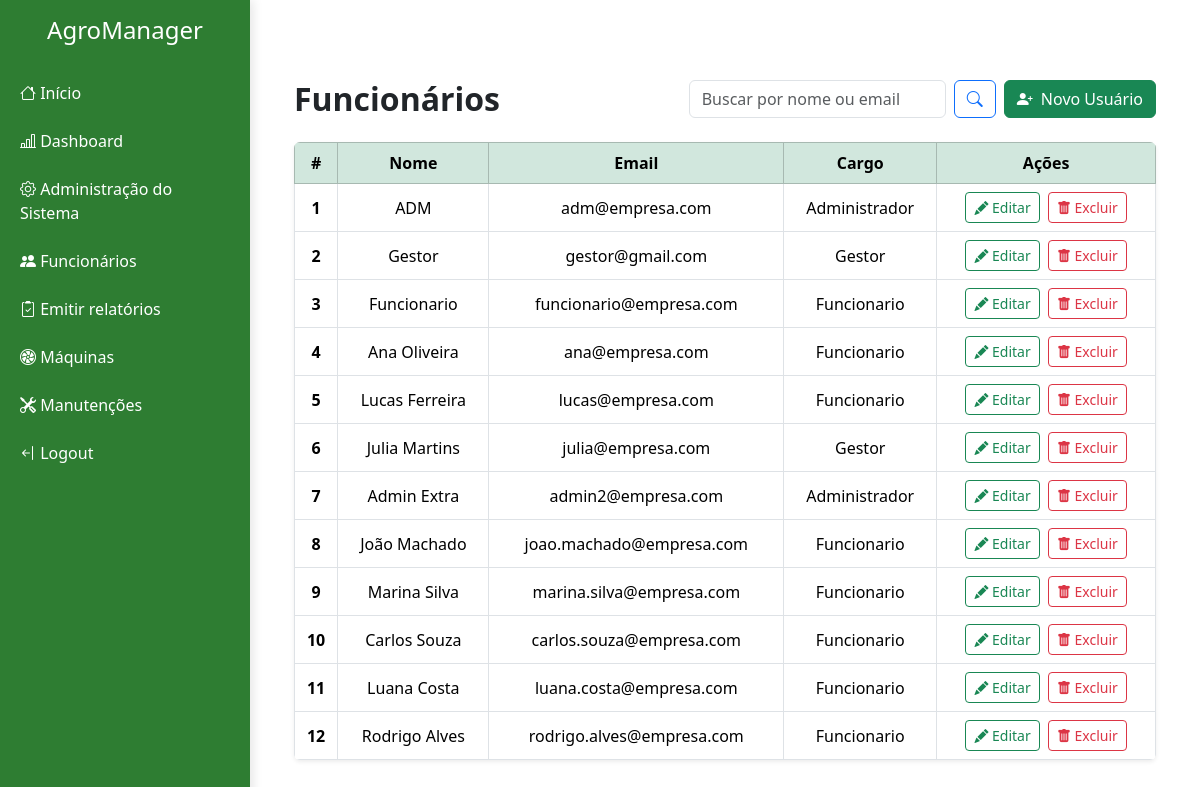
/inicio/listar-usuarios/ (signed in), run on an earlier commit of the app's database.
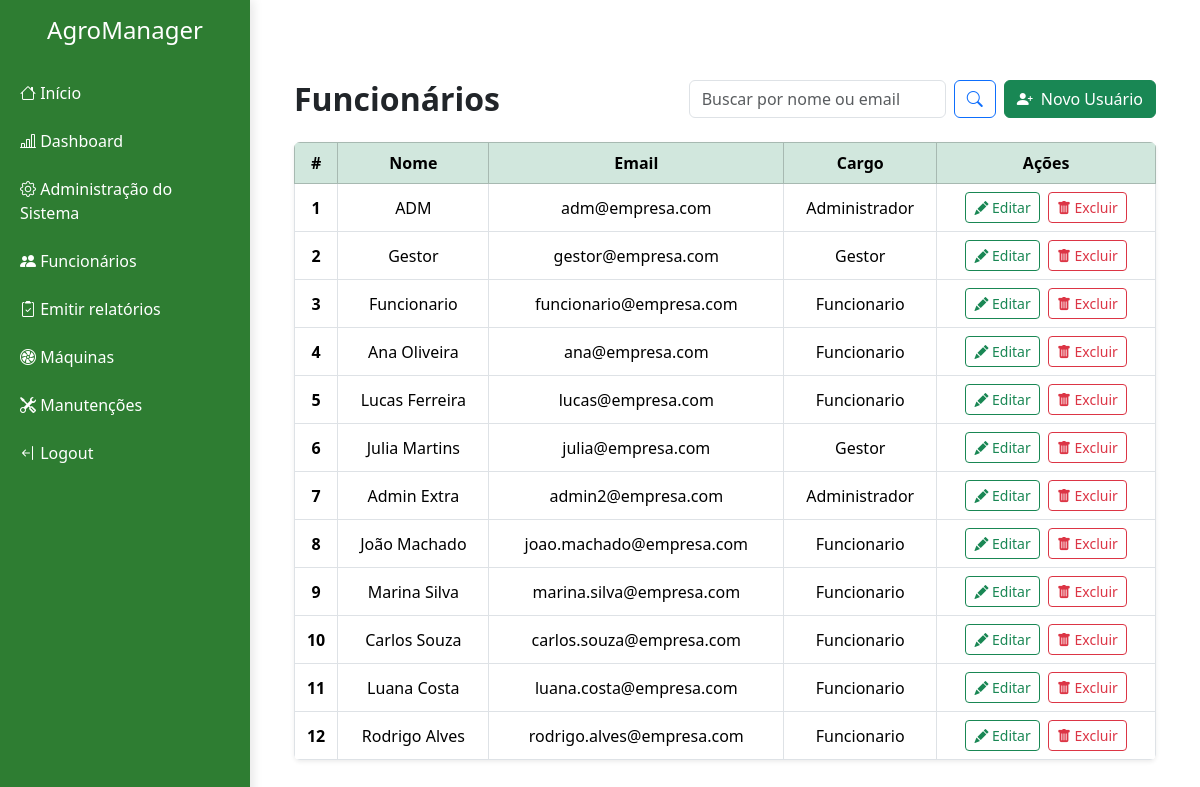
And on a later commit of the database.
### login/models.py (models this page shows, shortened)
class User(AbstractBaseUser, PermissionsMixin):
    email = models.EmailField(unique=True)
    nome = models.CharField(max_length=255)
    cargo = models.ForeignKey(Cargo, on_delete=models.SET_NULL, null=True, blank=True)
    is_active = models.BooleanField(default=True)
    is_staff = models.BooleanField(default=False)
    def has_permissao(self, nome_permissao):
        if self.cargo:
            return self.cargo.permissoes.filter(nome=nome_permissao).exists()
        return False
    objects = UserManager()
    USERNAME_FIELD = "email"
    REQUIRED_FIELDS = ["nome"]
    class Meta:
        verbose_name = "Usuário"
        verbose_name_plural = "Usuários"

class Cargo(models.Model):
    nome = models.CharField(max_length=100)
    desc = models.TextField(blank=True)
    permissoes = models.ManyToManyField(Permissao, blank=True)
    class Meta:
        verbose_name = "Cargo"
        verbose_name_plural = "Cargos"

### gerirUsuarios/views.py (the view)
# urls.py: path("listar-usuarios/", UsuarioListView.as_view(), name="listar_usuarios"),
class UsuarioListView(PermissaoRequiredMixin, ListView):
    model = User
    template_name = "paginas/usuarios/listar_usuarios.html"
    context_object_name = "usuarios"
    permissao_necessaria = "gerenciar_usuarios"
    def get_queryset(self):
        queryset = super().get_queryset()
        busca = self.request.GET.get("q", "")
        if busca:
            queryset = queryset.filter(
                Q(nome__icontains=busca) | Q(email__icontains=busca)
            )
        return queryset
    def get_context_data(self, **kwargs):
        context = super().get_context_data(**kwargs)
        context["q"] = self.request.GET.get("q", "")
        return context

### login/mixins.py (called while the page is built)
    def dispatch(self, request, *args, **kwargs):
        if not request.user.is_authenticated:
            return redirect_to_login(request.get_full_path())
        if self.permissao_necessaria and not request.user.has_permissao(
            self.permissao_necessaria
        ):
            return render(request, 'paginas/permissao/falha_permissao.html')
        return super().dispatch(request, *args, **kwargs)

### paginas/templates/paginas/usuarios/listar_usuarios.html (shortened to what this page needs)
{% extends "base.html" %}
{% block content %}
<div class="container mt-5">
  <div class="d-flex justify-content-between align-items-center mb-4">
    <h2 class="fw-bold mb-0">Funcionários</h2>
    <div class="d-flex gap-2">
      <form method="get" class="d-flex" role="search">
        <input type="text" name="q" class="form-control" placeholder="Buscar por nome ou email" value="{{ q }}">
        <button type="submit" class="btn btn-outline-primary ms-2">
          <i class="bi bi-search"></i>
        </button>
      </form>
      <a href="{% url 'cadastrar_usuario' %}" class="btn btn-success">
        <i class="bi bi-person-plus-fill me-1"></i> Novo Usuário
      </a>
    </div>
  </div>
  <div class="table-responsive shadow-sm rounded">
    <table class="table table-bordered table-hover align-middle mb-0">
      <thead class="table-success text-center">
        <tr>
          <th>#</th>
          <th>Nome</th>
          <th>Email</th>
          <th>Cargo</th>
          <th>Ações</th>
        </tr>
      </thead>
      <tbody class="text-center">
        {% for usuario in usuarios %}
          <tr>
            <th scope="row">{{ forloop.counter }}</th>
            <td>{{ usuario.nome }}</td>
            <td>{{ usuario.email }}</td>
            <td>{{ usuario.cargo.nome }}</td>
            <td>
              <a href="{% url 'editar_usuario' pk=usuario.pk %}" class="btn btn-sm btn-outline-success me-1">
                <i class="bi bi-pencil-fill"></i> Editar
              </a>
              <a href="{% url 'excluir_usuario' pk=usuario.pk %}" class="btn btn-sm btn-outline-danger">
                <i class="bi bi-trash-fill"></i> Excluir
              </a>
            </td>
          </tr>
        {% empty %}
          <tr>
            <td colspan="5" class="text-muted text-center">Nenhum funcionário encontrado.</td>
          </tr>
        {% endfor %}
      </tbody>
    </table>
  </div>
</div>
{% endblock content %}

What changed in the data, as far as the page shows it:
changed User: email "gestor@gmail.com" → "gestor@empresa.com"
